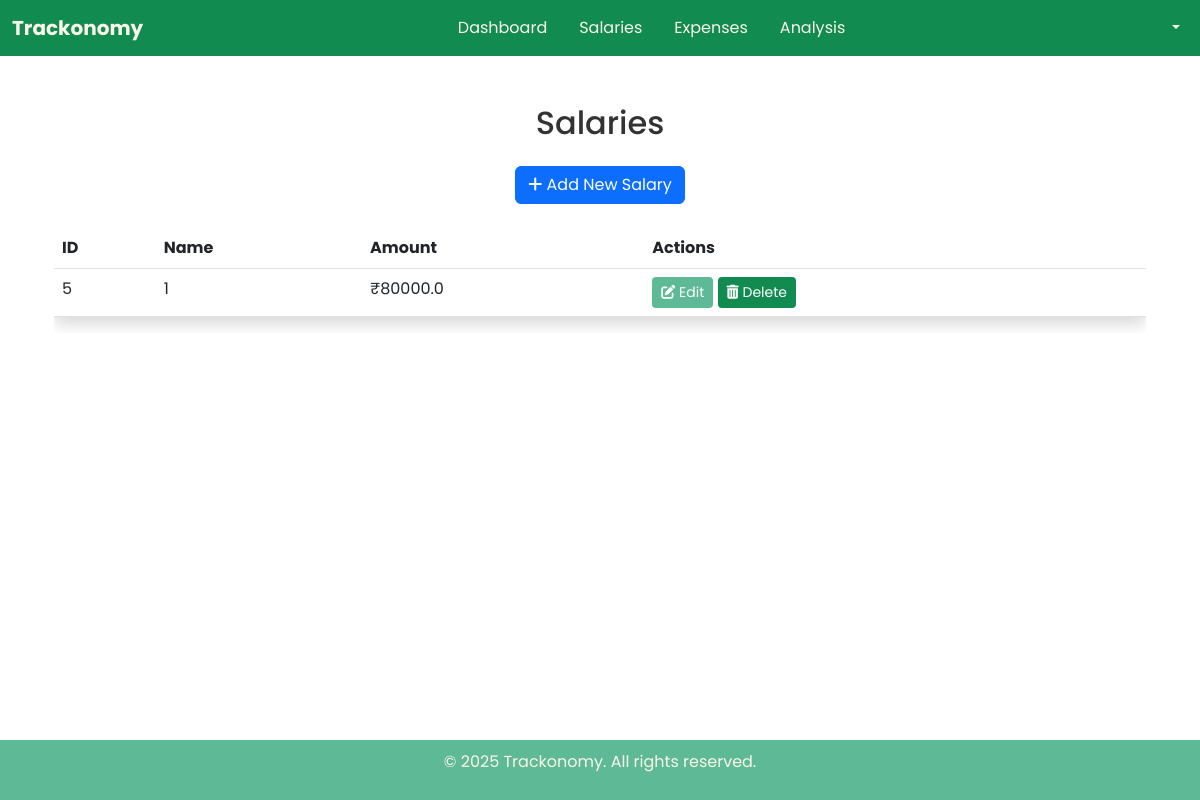
The app's page /salaries (signed in) with its own data.
### tables this page shows
CREATE TABLE salaries (
    id INTEGER PRIMARY KEY AUTOINCREMENT,
    user_id INTEGER NOT NULL,
    amount REAL NOT NULL,
    savings INTEGER NOT NULL, salary_type TEXT CHECK(salary_type IN ('Primary', 'Secondary')) NOT NULL DEFAULT 'Secondary',
    FOREIGN KEY (user_id) REFERENCES users (id)
        );

### app.py (the view)
@app.route('/salaries')
def salaries():
    if 'username' in session:
        user_id = session['user_id']
        conn = sqlite3.connect(DATABASE)
        c = conn.cursor()
        c.execute('SELECT * FROM salaries WHERE user_id = ?', (user_id,))
        salaries = c.fetchall()
        conn.close()
        return render_template('salaries.html', salaries=salaries)
    else:
        return redirect(url_for('login'))

### templates/salaries.html (shortened to what this page needs)
{% extends 'base.html' %}
{% block content %}
<div class="container mt-4">
    <h2 class="text-center mb-4">Salaries</h2>
    <div class="text-center mb-4">
        <a href="{{ url_for('add_salary') }}" class="btn btn-primary">
            <i class="fas fa-plus"></i> Add New Salary
        </a>
    </div>
    <div class="table-responsive">
        <table class="table table-hover shadow rounded" >
            <thead style="background-color: #E3F0AF; color: #333;">
                <tr>
                    <th>ID</th>
                    <th>Name</th>
                    <th>Amount</th>
                    <th>Actions</th>
                </tr>
            </thead>
            <tbody>
                {% for salary in salaries %}
                <tr>
                    <td>{{ salary[0] }}</td>
                    <td>{{ salary[1] }}</td>
                    <td>₹{{ salary[2] }}</td>
                    <td>
                        <a href="{{ url_for('edit_salary', salary_id=salary[0]) }}" class="btn btn-sm" style="background-color: #5DB996; color: white;">
                            <i class="fas fa-edit"></i> Edit
                        </a>
                        <a href="{{ url_for('delete_salary', salary_id=salary[0]) }}" class="btn btn-sm" style="background-color: #118B50; color: white;" onclick="return confirm('Are you sure you want to delete this salary?');">
                            <i class="fas fa-trash-alt"></i> Delete
                        </a>
                    </td>
                </tr>
                {% endfor %}
            </tbody>
        </table>
    </div>
</div>
{% endblock %}

### templates/base.html (style rules this page uses)
body { color: #333; font-family: 'Poppins', sans-serif; min-height: 100vh; display: flex; flex-direction: column; }

### records on screen
salaries: id "5", user "1", amount "80000.0"
